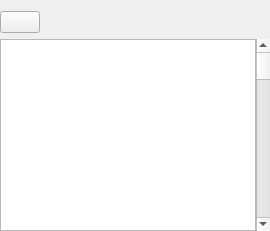
     <widget class="QWidget" name="tab_5">
      <attribute name="icon">
       <iconset theme="network-wired">
        <normaloff>../../../../../../../../../../../../../../../../../../../../../../../../../../../../../../../../../../../../../../../../../../../../../../../../../../../../../../../../.designer/backup</normaloff>../../../../../../../../../../../../../../../../../../../../../../../../../../../../../../../../../../../../../../../../../../../../../../../../../../../../../../../../.designer/backup</iconset>
      </attribute>
      <attribute name="title">
       <string>Ports</string>
      </attribute>
      <layout class="QVBoxLayout" name="verticalLayout_6">
       <property name="leftMargin">
        <number>0</number>
       </property>
       <property name="rightMargin">
        <number>0</number>
       </property>
       <property name="bottomMargin">
        <number>0</number>
       </property>
       <item>
        <layout class="QHBoxLayout" name="portsToolbar">
         <item>
          <widget class="QPushButton" name="cmdPortsBack">
           <property name="text">
            <string/>
           </property>
           <property name="icon">
            <iconset theme="go-previous">
             <normaloff>../../../../../../../../../../../../../../../../../../../../../../../../../../../../../../../../../../../../../../../../../../../../../../../../../../../../../../../../../../../../../../../../../../../../../../../../../../.designer/backup</normaloff>../../../../../../../../../../../../../../../../../../../../../../../../../../../../../../../../../../../../../../../../../../../../../../../../../../../../../../../../../../../../../../../../../../../../../../../../../../.designer/backup</iconset>
           </property>
          </widget>
         </item>
         <item>
          <widget class="QLabel" name="portsLabel">
           <property name="sizePolicy">
            <sizepolicy hsizetype="Expanding" vsizetype="Preferred">
             <horstretch>0</horstretch>
             <verstretch>0</verstretch>
            </sizepolicy>
           </property>
           <property name="text">
            <string/>
           </property>
           <property name="textInteractionFlags">
            <set>Qt::TextInteractionFlag::LinksAccessibleByMouse|Qt::TextInteractionFlag::TextSelectableByKeyboard|Qt::TextInteractionFlag::TextSelectableByMouse</set>
           </property>
          </widget>
         </item>
        </layout>
       </item>
       <item>
        <layout class="QHBoxLayout" name="horizontalLayout_14">
         <property name="spacing">
          <number>0</number>
         </property>
         <item>
          <widget class="GenericTableView" name="portsTable">
           <property name="autoScroll">
            <bool>false</bool>
           </property>
           <property name="selectionBehavior">
            <enum>QAbstractItemView::SelectionBehavior::SelectRows</enum>
           </property>
           <property name="horizontalScrollMode">
            <enum>QAbstractItemView::ScrollMode::ScrollPerPixel</enum>
           </property>
           <property name="showGrid">
            <bool>false</bool>
           </property>
           <property name="sortingEnabled">
            <bool>false</bool>
           </property>
           <property name="cornerButtonEnabled">
            <bool>false</bool>
           </property>
           <attribute name="horizontalHeaderStretchLastSection">
            <bool>true</bool>
           </attribute>
           <attribute name="verticalHeaderStretchLastSection">
            <bool>false</bool>
           </attribute>
          </widget>
         </item>
         <item>
          <widget class="QScrollBar" name="portsScrollBar">
           <property name="orientation">
            <enum>Qt::Vertical</enum>
           </property>
          </widget>
         </item>
        </layout>
       </item>
      </layout>
     </widget>
